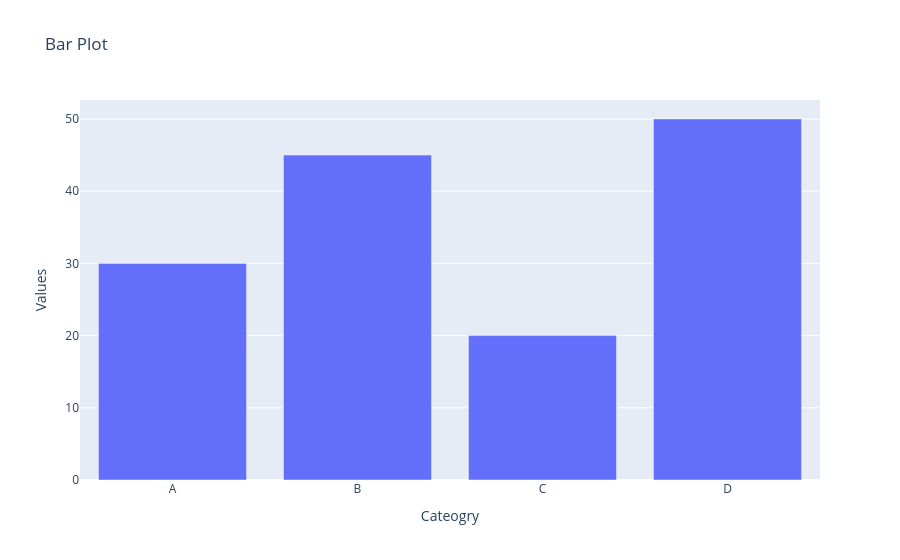

The notebook cell this image was saved under:
### Code cell
#5. Generate a bar plot using Plotly?
import plotly.express as px
data = { 
    'Cateogry' :['A','B','C','D'],
     'Values' :[30,45,20,50]
}
fig = px.bar(data,x = 'Cateogry',y ='Values',title = 'Bar Plot')
fig.show()

### Figure 1 — Plotly figure (JSON) as saved in the notebook; plotly's stock layout.template omitted (floating-point values rounded to 4 significant figures)
{"data": [{"alignmentgroup": "True", "hovertemplate": "Cateogry=%{x}<br>Values=%{y}<extra></extra>", "legendgroup": "", "marker": {"color": "#636efa", "pattern": {"shape": ""}}, "name": "", "offsetgroup": "", "orientation": "v", "showlegend": false, "textposition": "auto", "type": "bar", "x": ["A", "B", "C", "D"], "xaxis": "x", "y": [30, 45, 20, 50], "yaxis": "y"}], "layout": {"barmode": "relative", "legend": {"tracegroupgap": 0}, "title": {"text": "Bar Plot"}, "xaxis": {"anchor": "y", "domain": [0, 1], "title": {"text": "Cateogry"}}, "yaxis": {"anchor": "x", "domain": [0, 1], "title": {"text": "Values"}}}}
